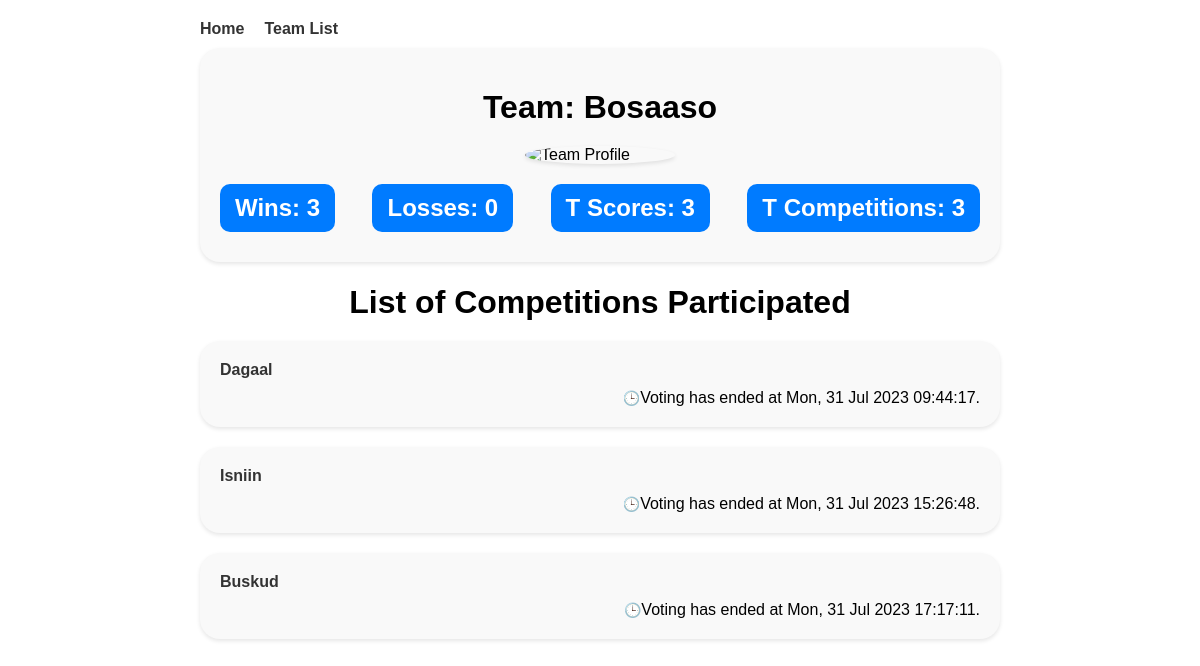
Screenshot of /team/3/ with the database file from the repository.
### voting/models.py (models this page shows, shortened)
class Team(models.Model):
    name = models.CharField(max_length=100)

class VotingEvent(models.Model):
    name = models.CharField(max_length=100)
    start_time = models.DateTimeField()
    end_time = models.DateTimeField()
    def is_voting_active(self):
        now = timezone.now()
        print("Start Time:", self.start_time)
        print("End Time:", self.end_time)
        print("Current Time:", now)
        return self.start_time <= now <= self.end_time

### voting/views.py (the view)
# urls.py: path('team/<int:team_id>/', views.team_view, name='team_view'),
def team_view(request, team_id):
    team = get_object_or_404(Team, pk=team_id)
    competitors = Competitor.objects.filter(team=team)
    votes = Vote.objects.filter(competitor__in=competitors)
    wins = votes.aggregate(
        wins=Count(Case(When(competitor__score__gt=0, then=1), output_field=IntegerField()))
    )['wins']
    total_competitions = Competitor.objects.filter(team=team).values('voting_event').distinct().count()
    losses = total_competitions - wins
    total_scores = Competitor.objects.filter(team=team).aggregate(total_scores=Sum('score'))['total_scores']
    competitions_participated = VotingEvent.objects.filter(competitor__team=team).distinct()
    return render(request, 'voting/team_view.html', {
        'team': team,
        'wins': wins,
        'losses': losses,
        'total_scores': total_scores,
        'total_competitions': total_competitions,
        'competitions_participated': competitions_participated,
    })

### voting/templates/voting/team_view.html (shortened to what this page needs)
<!DOCTYPE html>
<html>
<head>
</head>
<body>
    {% include 'voting/navbar.html' %}
    <div class="voting-events">
        <div class="team-card">
            <h1>Team: {{ team.name }}</h1>
            <img src="{{ team.image_profile }}" alt="Team Profile">
            <div class="team-info">
                <h2>Wins: {{ wins }}</h2>
                <h2>Losses: {{ losses }}</h2>
                <h2>T Scores: {{ total_scores }}</h2>
                <h2>T Competitions: {{ total_competitions }}</h2>
            </div>
        </div>
        <h1>List of Competitions Participated</h1>
        <ul>
            {% for event in competitions_participated %}
                <li>
                    <a href="{% url 'vote' event_id=event.id %}">{{ event.name }}</a>
                    <div class="voting-status-container">
                        {% if event.is_voting_active %}
                            <span class="status-circle"></span> Voting is active.
                        {% else %}
                            <span class="status-clock">🕒</span> Voting has ended at {{ event.end_time|date:"D, d M Y H:i:s" }}.
                        {% endif %}
                    </div>
                </li>
            {% endfor %}
        </ul>
    </div>
</body>
</html>

### voting/templates/voting/team_view.html (style rules this page uses)
body { font-family: Arial, sans-serif; padding: 20px; max-width: 800px; margin: 0 auto; }
h1 { margin-bottom: 20px; text-align: center; }
.team-card { padding: 20px; border-radius: 20px; background-color: #f9f9f9; box-shadow: 0 2px 4px rgba(0, 0, 0, 0.1); margin-bottom: 20px; }
.team-card img { max-width: 150px; height: auto; display: block; margin: 0 auto 20px; border-radius: 50%; box-shadow: 0 2px 4px rgba(0, 0, 0, 0.1); }
.team-info { display: flex; justify-content: space-between; align-items: center; margin-bottom: 10px; }
.team-info h2 { padding: 10px 15px; border-radius: 10px; background-color: #007bff; color: #fff; margin: 0; }
ul { list-style: none; padding: 0; }
li { margin-bottom: 10px; }
li a { text-decoration: none; color: #007bff; font-weight: bold; }
.voting-events h1 { text-align: center; margin-bottom: 20px; }
.voting-events ul { list-style: none; padding: 0; }
.voting-events li { background-color: #f9f9f9; padding: 20px; border-radius: 20px; box-shadow: 0 2px 4px rgba(0, 0, 0, 0.1); margin-bottom: 20px; }
.voting-events a { text-decoration: none; color: #333; font-weight: bold; }
.voting-status-container { display: flex; justify-content: flex-end; align-items: center; margin-top: 10px; }
.status-clock { font-size: 14px; }

### rows the page displays
Team: name "Bosaaso"
VotingEvent: name "Dagaal", end_time "Mon, 31 Jul 2023 09:44:17"
VotingEvent: name "Isniin", end_time "Mon, 31 Jul 2023 15:26:48"
VotingEvent: name "Buskud", end_time "Mon, 31 Jul 2023 17:17:11"

### other values shown
{{ wins }} "3"
{{ losses }} "0"
{{ total_scores }} "3"
{{ total_competitions }} "3"
